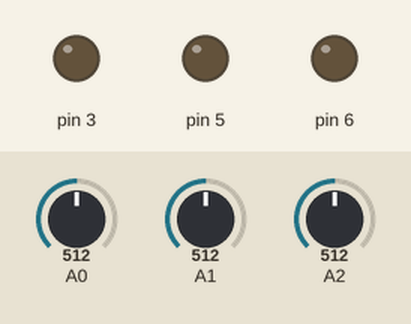
The sketch below on a simulated Arduino Uno, built with avr-gcc and run on an emulated ATmega328P. Parts: output pins drawn as LEDs (lit = HIGH). Inputs (shaded band) come from the test bench; at power-on: A0 = 512, A1 = 512, A2 = 512.

Above: at 1.2 s.
1.3 s: A0 set to 716
At 2.0 s:
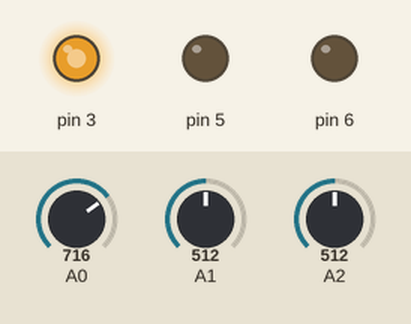
2.8 s: A1 set to 716
At 3.2 s:
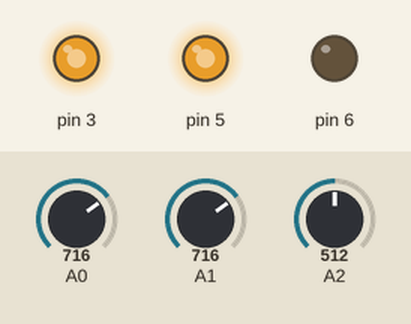
4.3 s: A2 set to 716
At 5.5 s:
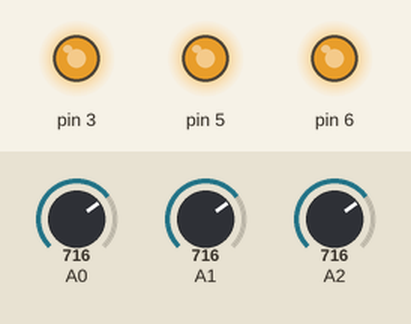
5.8 s: A0 set to 757
At 6.6 s:
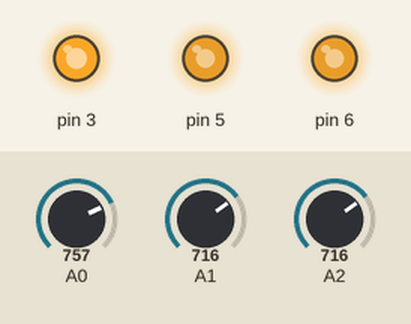
7.3 s: A0 set to 768
At 7.8 s:
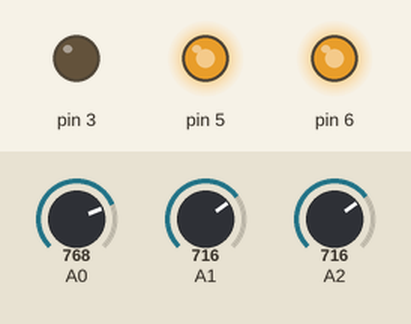
8.8 s: A1 set to 749
10.3 s: A1 set to 768
At 11.3 s:
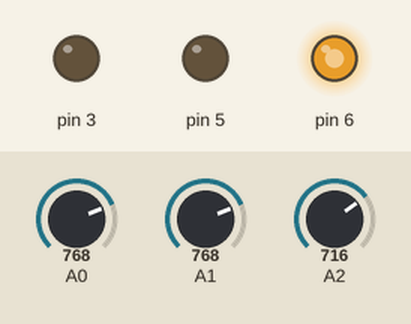
Timing chart, 0 to 12.8 s (numbered marks = the images above; inputs shaded):
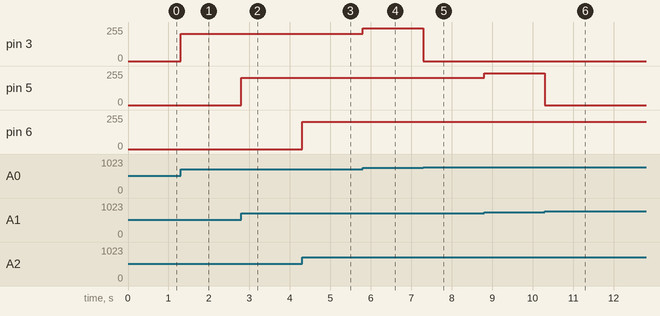

Measured:
- the behaviour switches between 767 and 768 on A0 (found by bisection; images 4 and 5)
- after the input at 1.3 s, pin 3: 0/255 → 204/255 at once
- after the input at 2.8 s, pin 5: 0/255 → 204/255 at once
- after the input at 4.3 s, pin 6: 0/255 → 204/255 at once
- after the input at 5.8 s, pin 3: 204/255 → 245/255 at once
- after the input at 7.3 s, pin 3: 245/255 → 0/255 at once
- after the input at 8.8 s, pin 5: 204/255 → 237/255 at once
- after the input at 10.3 s, pin 5: 237/255 → 0/255 at once

The sketch:

iot_prac8.ino
```cpp
void setup() {
  // put your setup code here, to run once:
pinMode(A0,INPUT);
pinMode(3,OUTPUT);
pinMode(A1,INPUT);
pinMode(5,OUTPUT);
pinMode(A2,INPUT);
pinMode(6,OUTPUT);


}

void loop() {
  // put your main code here, to run repeatedly:
analogWrite(3,analogRead(A0));
analogWrite(5,analogRead(A1));
analogWrite(6,analogRead(A2));

}
```
